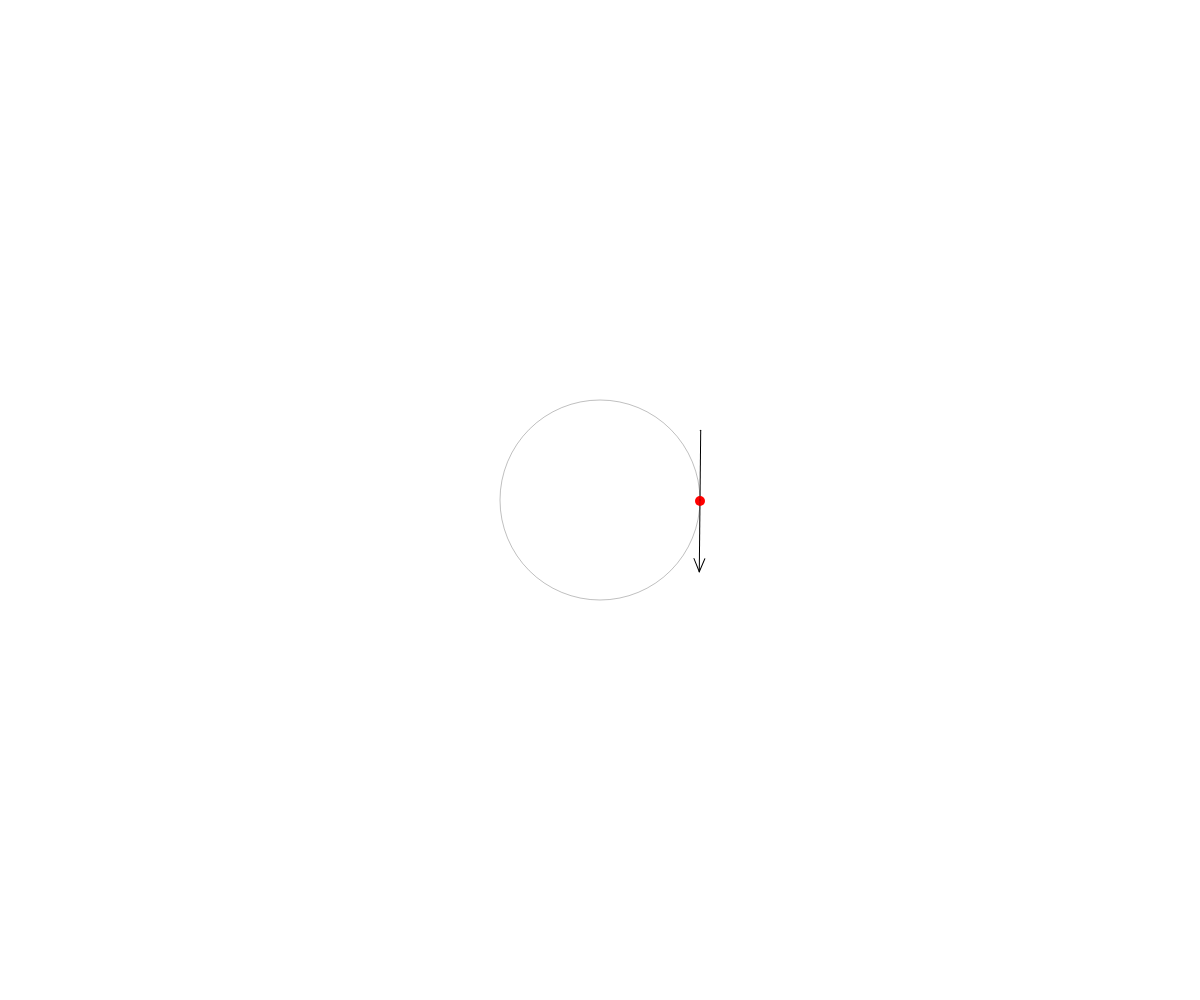
Frame 1 (no input)
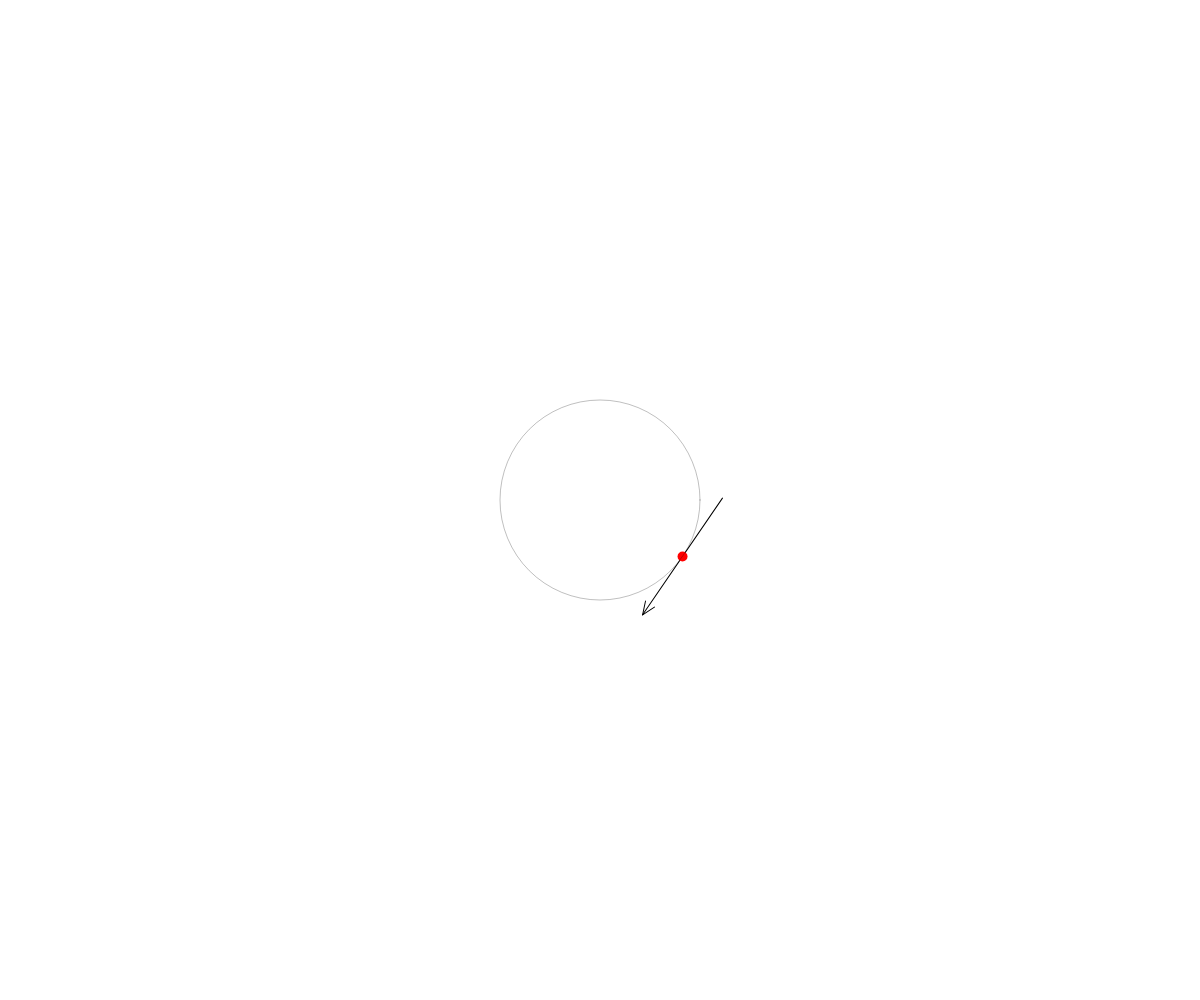
Frame 60 (no input)
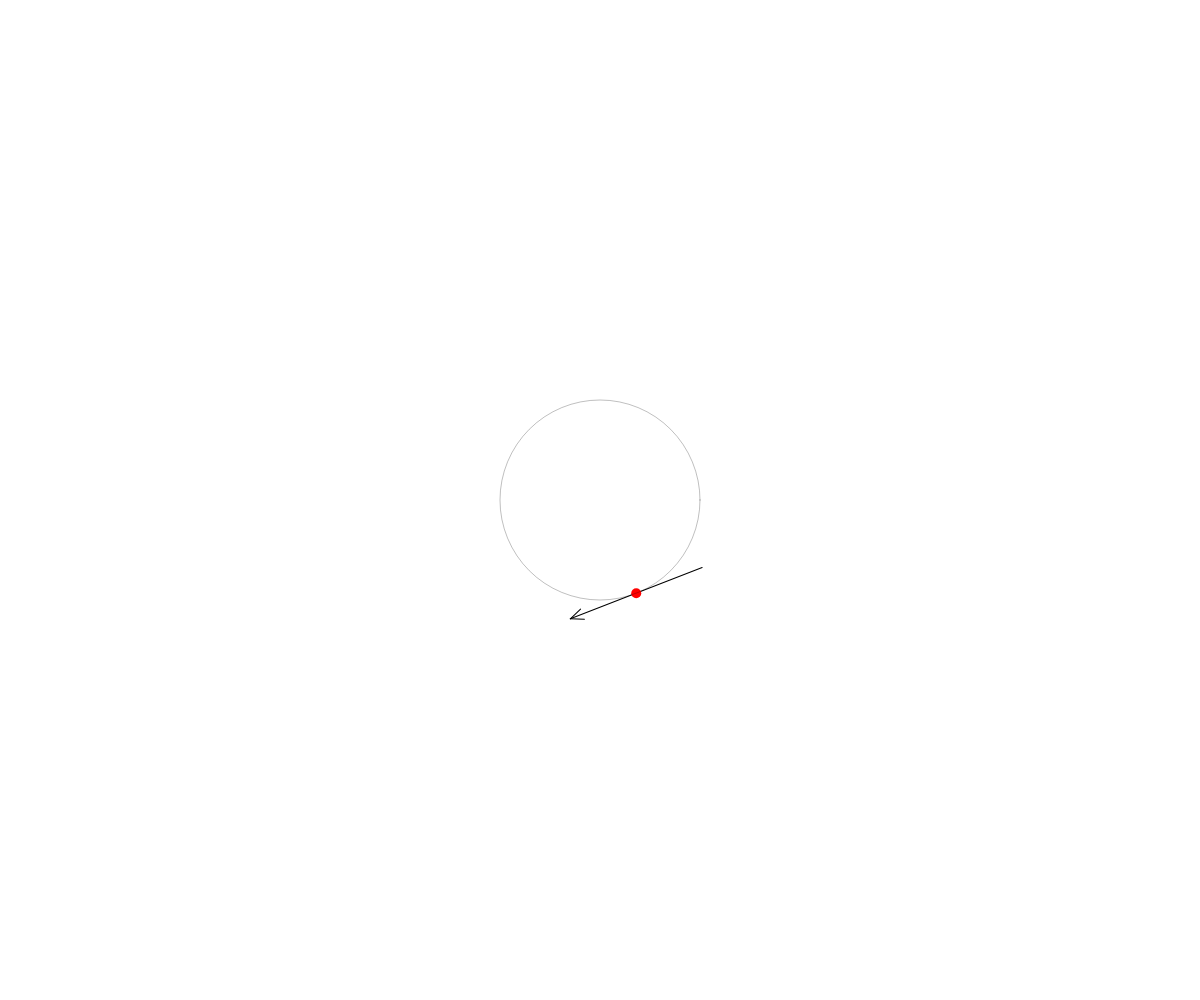
Frame 120 (the mouse pressed at the canvas centre since frame 60)

The p5.js sketch that drew these frames (run headless with seeded random() and noise() and a simulated clock; from frame 60 on, the mouse is pressed at the canvas centre):

// p5.js sketch
// ── sketch.js
/* Mimi Yin, NYU-ITP
Visualizing how direction is constantly
changing as you move around a circle.
*/
var x, y, r, centerX, centerY;

function setup() {
  createCanvas(windowWidth, windowHeight);
  centerX = width/2;
  centerY = height/2;
  r = 100;
  noStroke();
}

function draw() {
  background(255);

  //Move
  x = (cos(frameCount*0.01)*r) + centerX;
  y = (sin(frameCount*0.01)*r) + centerY;

  stroke(0, 255)
  push();
  translate(x, y);
  rotate((frameCount*0.01) + PI/4);
  line(-50, -50, 50, 50);
  push();
  translate(50, 50);
  rotate(PI/8);
  line(0, 0, -10, -10);
  pop();
  push()
  translate(50, 50);
  rotate(-PI/8);
  line(0, 0, -10, -10);
  pop();
  pop();

  //Ellipse moving around circle
  fill(255, 0, 0);
  noStroke();
  ellipse(x, y, 10, 10);

  // Draw3
  stroke(0, 64);
  noFill();
  ellipse(centerX, centerY, r*2, r*2);
}
